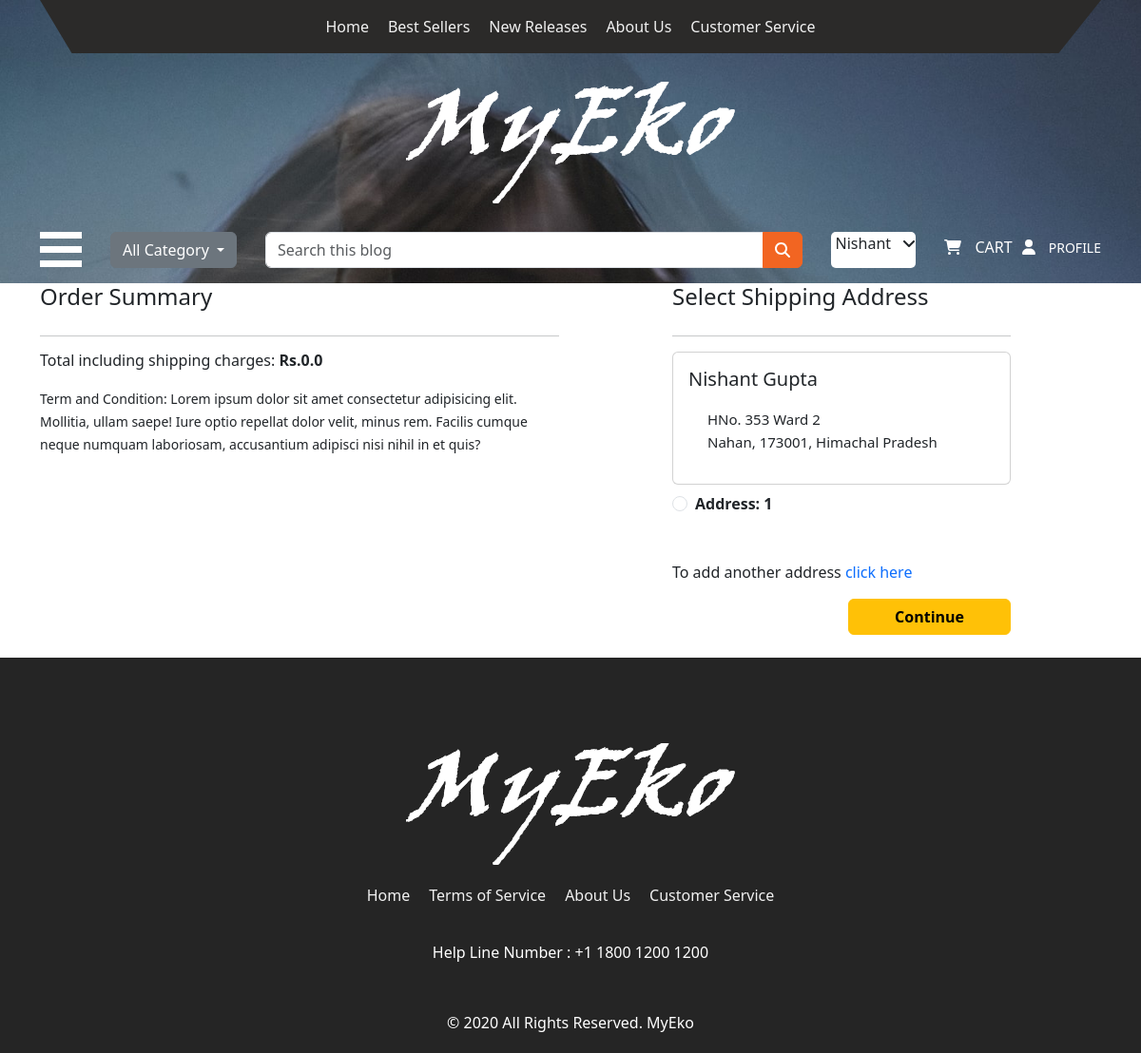
/checkout/ (signed in), run on an earlier commit of the app's database.
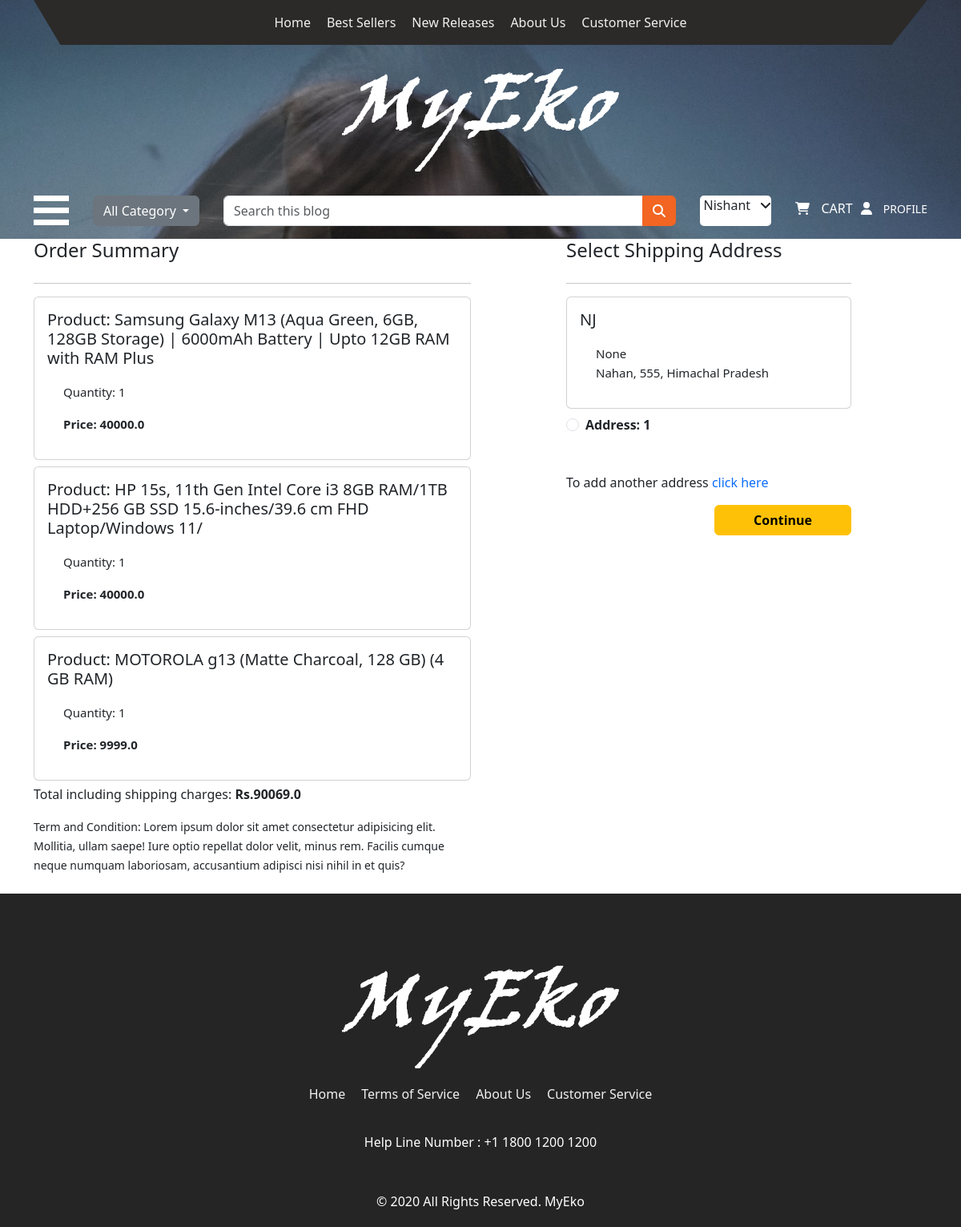
And on a later commit of the database.
### ecomapp/models.py (models this page shows, shortened)
class Customer(models.Model):
    user = models.ForeignKey(User, on_delete=models.CASCADE)
    name = models.CharField(max_length=200)
    locality = models.CharField(max_length=200)
    address = models.CharField(max_length=200, default="")
    city = models.CharField(max_length=50)
    zipcode = models.IntegerField()
    state = models.CharField(choices=STATE_CHOICES,max_length=50, default="")

class Cart(models.Model):
    user=models.ForeignKey(User, on_delete=models.CASCADE)
    product=models.ForeignKey(Product, on_delete=models.CASCADE)
    quantity=models.PositiveIntegerField(default=1)
    @property
    def cost(self):
        return self.quantity*self.product.discounted_price

class Product(models.Model):
    title=models.CharField(max_length=100)
    selling_price = models.FloatField()
    discounted_price = models.FloatField()
    description = models.TextField(default="")
    brand = models.CharField(max_length=100)
    category = models.CharField( max_length=100)
    sub_category = models.CharField( max_length=100, default='')
    product_image = models.ImageField(upload_to='productimg')

### ecomapp/views.py (the view)
# urls.py: path('checkout/', views.checkout, name='checkout'),
def checkout(request):
    totalamount=0.0
    if request.method=="POST":
        print("hello")
        totalamount=request.POST.get("total_amount")
    else:
        amount=0.0
        shipping_amount=70.0
        cart_prodcut = [p for p in Cart.objects.all() if p.user == request.user] # it will give list of id in cart table for particular user
        if cart_prodcut:
            for p in cart_prodcut:
                tempamount = (p.quantity * p.product.discounted_price)
                amount += tempamount
                totalamount=amount + shipping_amount
    user=request.user
    address = Customer.objects.filter(user=user)
    items = Cart.objects.filter(user=user)
    return render(request, 'ecomapp/checkout.html', {'address':address, 'items':items, 'totalamount':totalamount})

### ecomapp/templates/ecomapp/checkout.html (shortened to what this page needs)
{% extends 'ecomapp/base2.html' %}
{% load static %}
{% block body %}
<div class="container mt-5">
  <br>
</div>
<div class="container">
 <div class="row mt-5">
  <div class="col-sm-6">
    <h4>Order Summary</h4>
    <hr>
    {% for i in items %}
      <div class="card mb-2">
        <div class="card-body">
          <h5>Product: {{i.product.title}}</h5>
          <p>Quantity: {{i.quantity}}</p>
          <p class="fw-bold">Price: {{i.cost}}</p>
        </div>
      </div>
      {% endfor %}
      <h6>Total including shipping charges: <strong>Rs.{{totalamount}}</strong></h6>
    <small>Term and Condition: Lorem ipsum dolor sit amet consectetur adipisicing elit. Mollitia, ullam saepe! Iure optio repellat dolor velit, minus rem. Facilis cumque neque numquam laboriosam, accusantium adipisci nisi nihil in et quis?</small>
  </div>
  <div class="col-sm-4 offset-sm-1">
    <h4>Select Shipping Address</h4>
    <hr>
    <form action="{% url 'payment' %}">
      {% for add in address %}
      <div class="card">
        <div class="card-body">
        <h5>{{add.name}}</h5>
        <p>{{add.locality}} <br>
        {{add.city}},
        {{add.zipcode}},
        {{add.state}}</p>
        </div>
      </div>
        <div class="form-check mt-2 mb-5">
          <input class="form-check-input" type="radio" name="custid" id="custadd{{forloop.counter}}" value="{{add.id}}">
          <label class="form-check-label fw-bold" for="custadd{{forloop.counter}}">
            Address: {{forloop.counter}} </label>
        </div>
        {% endfor %}
        <div>To add another address <a href="{% url 'address' %}"> click here</a></div>
        <div class="text-end">
          <button type="submit" class="btn btn-warning mt-3 px-5 fw-bold">Continue</button>
        </div>
      </form>
    </div>
  </div>
</div>
<br>
{% endblock body %}

What changed in the data, as far as the page shows it:
removed Customer: name "Nishant Gupta", locality "HNo. 353 Ward 2", city "Nahan", zipcode "173001", state "Himachal Pradesh"
added Cart: product "Samsung Galaxy M13 (Aqua Green, 6GB, 128GB Storage) | 6000mAh Battery | Upto 12GB RAM with RAM Plus", quantity "1", cost "40000.0"
added Cart: product "HP 15s, 11th Gen Intel Core i3 8GB RAM/1TB HDD+256 GB SSD 15.6-inches/39.6 cm FHD Laptop/Windows 11/", quantity "1", cost "40000.0"
added Cart: product "MOTOROLA g13 (Matte Charcoal, 128 GB) (4 GB RAM)", quantity "1", cost "9999.0"
added Customer: name "NJ", locality "None", city "Nahan", zipcode "555", state "Himachal Pradesh"
Also different on the page:
{{ totalamount }}: "0.0" → "90069.0"
